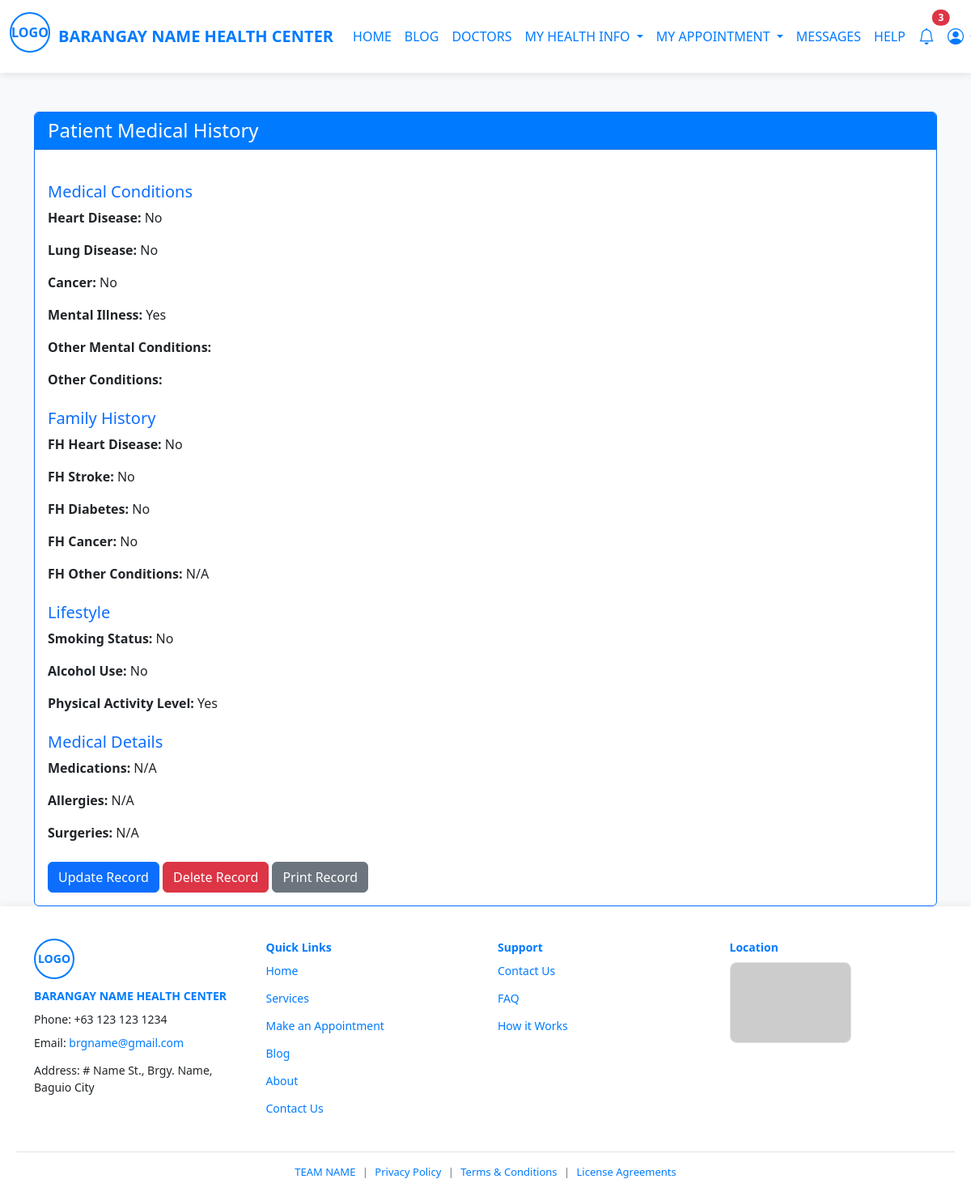
/patient/med-history.php (signed in), run on the app's committed database.
### tables this page shows
CREATE TABLE `patient_med_history` (
  `HistoryID` int(11) NOT NULL,
  `PatientID` int(11) NOT NULL,
  `HeartAttack` tinyint(1) DEFAULT NULL,
  `HeartDisease` tinyint(1) DEFAULT NULL,
  `HeartDiseaseType` varchar(255) DEFAULT NULL,
  `HighBloodPressure` tinyint(1) DEFAULT NULL,
  `HighCholesterol` tinyint(1) DEFAULT NULL,
  `Stroke` tinyint(1) DEFAULT NULL,
  `Diabetes` tinyint(1) DEFAULT NULL,
  `Asthma` tinyint(1) DEFAULT NULL,
  `LungDisease` tinyint(1) DEFAULT NULL,
  `LungDiseaseType` varchar(255) DEFAULT NULL,
  `Osteoporosis` tinyint(1) DEFAULT NULL,
  `Arthritis` tinyint(1) DEFAULT NULL,
  `Cancer` tinyint(1) DEFAULT NULL,
  `CancerType` varchar(255) DEFAULT NULL,
  `MentalIllness` tinyint(1) DEFAULT NULL,
  `Depression` tinyint(1) DEFAULT NULL,
  `Anxiety` tinyint(1) DEFAULT NULL,
  `OtherMentalConditions` varchar(255) DEFAULT NULL,
  `OtherConditions` varchar(255) DEFAULT NULL,
  `FH_HeartDisease` tinyint(1) DEFAULT NULL,
  `FH_HeartDiseaseType` varchar(255) DEFAULT NULL,
  `FH_Stroke` tinyint(1) DEFAULT NULL,
  `FH_Diabetes` tinyint(1) DEFAULT NULL,
  `FH_Cancer` tinyint(1) DEFAULT NULL,
  `FH_OtherConditions` varchar(255) DEFAULT NULL,
  `SmokingStatus` tinyint(1) DEFAULT NULL,
  `AlcoholUse` tinyint(1) DEFAULT NULL,
  `PhysicalActivityLevel` varchar(100) DEFAULT NULL,
  `Medications` varchar(1000) DEFAULT NULL,
  `Allergies` varchar(1000) DEFAULT NULL,
  `Surgeries` varchar(1000) DEFAULT NULL,
  `LastUpdated` datetime DEFAULT current_timestamp() ON UPDATE current_timestamp()
);

### patient/med-history.php (the view, shortened to what this page needs)
<?php
include '../dbconfig.php';
$patientID = $_SESSION['PatientID'];
$stmt = $pdo->prepare("SELECT * FROM patient_med_history WHERE PatientID = ?");
$stmt->execute([$patientID]);
$record = $stmt->fetch(PDO::FETCH_ASSOC);
?>
<!DOCTYPE html>
<html lang="en">
<head>
  <link href="https://cdn.jsdelivr.net/npm/bootstrap@5.3.3/dist/css/bootstrap.min.css" rel="stylesheet">
</head>
<body>
<?php include '../attrib/header-patient.php' ?>
<div class="container mt-5">
  <div class="card border-primary">
    <div class="card-header">
      <h4 class="mb-0">Patient Medical History</h4>
    </div>
    <div class="card-body">
      <?php if ($record): ?>
        <h5 class="mt-4 text-primary">Medical Conditions</h5>
        <p><strong>Heart Disease: </strong><?php echo $record['HeartDisease'] ? 'Yes' : 'No'; ?></p>
        <p><strong>Lung Disease: </strong><?php echo $record['LungDisease'] ? 'Yes' : 'No'; ?></p>
        <p><strong>Cancer: </strong><?php echo $record['Cancer'] ? 'Yes' : 'No'; ?></p>
        <p><strong>Mental Illness: </strong><?php echo $record['MentalIllness'] ? 'Yes' : 'No'; ?></p>
        <?php if ($record['MentalIllness']): ?>
            <p><strong>Other Mental Conditions: </strong><?php echo $record['OtherMentalConditions']; ?></p>
        <?php endif; ?>
        <p><strong>Other Conditions: </strong><?php echo $record['OtherConditions']; ?></p>
        <h5 class="mt-4 text-primary">Family History</h5>
        <p><strong>FH Heart Disease: </strong><?php echo $record['FH_HeartDisease'] ? 'Yes' : 'No'; ?></p>
        <p><strong>FH Stroke: </strong><?php echo $record['FH_Stroke'] ? 'Yes' : 'No'; ?></p>
        <p><strong>FH Diabetes: </strong><?php echo $record['FH_Diabetes'] ? 'Yes' : 'No'; ?></p>
        <p><strong>FH Cancer: </strong><?php echo $record['FH_Cancer'] ? 'Yes' : 'No'; ?></p>
        <p><strong>FH Other Conditions: </strong><?php echo $record['FH_OtherConditions']; ?></p>
        <h5 class="mt-4 text-primary">Lifestyle</h5>
        <p><strong>Smoking Status: </strong><?php echo $record['SmokingStatus'] ? 'Yes' : 'No'; ?></p>
        <p><strong>Alcohol Use: </strong><?php echo $record['AlcoholUse'] ? 'Yes' : 'No'; ?></p>
        <p><strong>Physical Activity Level: </strong><?php echo $record['PhysicalActivityLevel'] ? 'Yes' : 'No'; ?></p>
        <h5 class="mt-4 text-primary">Medical Details</h5>
        <p><strong>Medications: </strong><?php echo $record['Medications']; ?></p>
        <p><strong>Allergies: </strong><?php echo $record['Allergies']; ?></p>
        <p><strong>Surgeries: </strong><?php echo $record['Surgeries']; ?></p>
        <div class="mt-4">
          <form method="post" class="d-inline">
            <button type="submit" name="update" class="btn btn-primary">Update Record</button>
          </form>
          <form method="post" class="d-inline">
            <button type="submit" name="delete" class="btn btn-danger">Delete Record</button>
          </form>
          <form method="post" class="d-inline">
            <button type="submit" name="print" class="btn btn-secondary">Print Record</button>
          </form>
        </div>
      <?php endif; ?>
    </div>
  </div>
</div>
<?php include '../attrib/footer.php' ?>
</body>
</html>

### patient/med-history.php (style rules this page uses)
body { background-color: #ffffff; color: #000; }
.card-header { background-color: #007bff !important; color: white !important; }
.btn-primary { background-color: #007bff; border-color: #007bff; }

### attrib/header-patient.php (style rules this page uses)
body { background-color: #f8f9fa; }

### data on the page
patient_med_history: FH_OtherConditions "N/A", Medications "N/A", Allergies "N/A", Surgeries "N/A"
